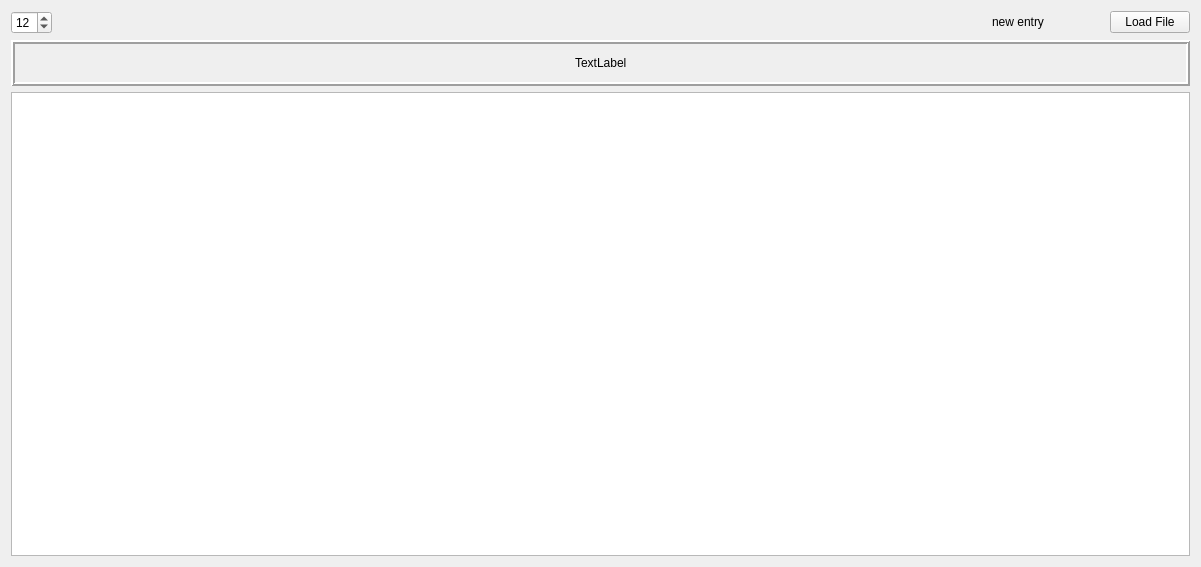
<?xml version="1.0" encoding="UTF-8"?>
<ui version="4.0">
 <class>MakeText</class>
 <widget class="QWidget" name="MakeText">
  <property name="geometry">
   <rect>
    <x>0</x>
    <y>0</y>
    <width>1201</width>
    <height>567</height>
   </rect>
  </property>
  <property name="windowTitle">
   <string>Form</string>
  </property>
  <layout class="QGridLayout" name="gridLayout_2">
   <item row="0" column="0">
    <layout class="QVBoxLayout" name="verticalLayout">
     <item>
      <layout class="QHBoxLayout" name="horizontalLayout_2">
       <item>
        <widget class="QSpinBox" name="chosesize">
         <property name="minimum">
          <number>6</number>
         </property>
         <property name="maximum">
          <number>26</number>
         </property>
         <property name="value">
          <number>12</number>
         </property>
        </widget>
       </item>
       <item>
        <widget class="QPushButton" name="save">
         <property name="toolTip">
          <string>&lt;html&gt;&lt;head/&gt;&lt;body&gt;&lt;p&gt;Save&lt;/p&gt;&lt;/body&gt;&lt;/html&gt;</string>
         </property>
         <property name="text">
          <string/>
         </property>
         <property name="icon">
          <iconset resource="../Ressources.qrc">
           <normaloff>:/Icons/Icons/floppy16.svg</normaloff>:/Icons/Icons/floppy16.svg</iconset>
         </property>
         <property name="flat">
          <bool>true</bool>
         </property>
        </widget>
       </item>
       <item>
        <widget class="QPushButton" name="upload">
         <property name="toolTip">
          <string>&lt;html&gt;&lt;head/&gt;&lt;body&gt;&lt;p&gt;Upload. This wiill save entry into database&lt;/p&gt;&lt;p&gt;In local file mode will save the file&lt;/p&gt;&lt;/body&gt;&lt;/html&gt;</string>
         </property>
         <property name="text">
          <string/>
         </property>
         <property name="icon">
          <iconset resource="../Ressources.qrc">
           <normaloff>:/Icons/Icons/uploadhtml.svg</normaloff>:/Icons/Icons/uploadhtml.svg</iconset>
         </property>
         <property name="flat">
          <bool>true</bool>
         </property>
        </widget>
       </item>
       <item>
        <widget class="QPushButton" name="print">
         <property name="toolTip">
          <string>&lt;html&gt;&lt;head/&gt;&lt;body&gt;&lt;p&gt;Print&lt;/p&gt;&lt;/body&gt;&lt;/html&gt;</string>
         </property>
         <property name="text">
          <string/>
         </property>
         <property name="icon">
          <iconset resource="../Ressources.qrc">
           <normaloff>:/Icons/Icons/printer.svg</normaloff>:/Icons/Icons/printer.svg</iconset>
         </property>
         <property name="flat">
          <bool>true</bool>
         </property>
        </widget>
       </item>
       <item>
        <widget class="QPushButton" name="Export_pdf">
         <property name="toolTip">
          <string>&lt;html&gt;&lt;head/&gt;&lt;body&gt;&lt;p&gt;Exchange pdf&lt;/p&gt;&lt;/body&gt;&lt;/html&gt;</string>
         </property>
         <property name="text">
          <string/>
         </property>
         <property name="icon">
          <iconset resource="../Ressources.qrc">
           <normaloff>:/Icons/Icons/pdf.svg</normaloff>:/Icons/Icons/pdf.svg</iconset>
         </property>
         <property name="flat">
          <bool>true</bool>
         </property>
        </widget>
       </item>
       <item>
        <widget class="QPushButton" name="TextBold">
         <property name="toolTip">
          <string>&lt;html&gt;&lt;head/&gt;&lt;body&gt;&lt;p&gt;Bold Text&lt;/p&gt;&lt;/body&gt;&lt;/html&gt;</string>
         </property>
         <property name="text">
          <string/>
         </property>
         <property name="icon">
          <iconset resource="../Ressources.qrc">
           <normaloff>:/Icons/Icons/text_bold.svg</normaloff>:/Icons/Icons/text_bold.svg</iconset>
         </property>
         <property name="checkable">
          <bool>true</bool>
         </property>
         <property name="flat">
          <bool>true</bool>
         </property>
        </widget>
       </item>
       <item>
        <widget class="QPushButton" name="TeXtItalic">
         <property name="toolTip">
          <string>&lt;html&gt;&lt;head/&gt;&lt;body&gt;&lt;p&gt;Italic Text&lt;/p&gt;&lt;/body&gt;&lt;/html&gt;</string>
         </property>
         <property name="text">
          <string/>
         </property>
         <property name="icon">
          <iconset resource="../Ressources.qrc">
           <normaloff>:/Icons/Icons/text_italic.svg</normaloff>:/Icons/Icons/text_italic.svg</iconset>
         </property>
         <property name="checkable">
          <bool>true</bool>
         </property>
         <property name="flat">
          <bool>true</bool>
         </property>
        </widget>
       </item>
       <item>
        <widget class="QPushButton" name="textunderline">
         <property name="toolTip">
          <string>&lt;html&gt;&lt;head/&gt;&lt;body&gt;&lt;p&gt;Underline Text&lt;/p&gt;&lt;/body&gt;&lt;/html&gt;</string>
         </property>
         <property name="text">
          <string/>
         </property>
         <property name="icon">
          <iconset resource="../Ressources.qrc">
           <normaloff>:/Icons/Icons/text_under.svg</normaloff>:/Icons/Icons/text_under.svg</iconset>
         </property>
         <property name="checkable">
          <bool>true</bool>
         </property>
         <property name="flat">
          <bool>true</bool>
         </property>
        </widget>
       </item>
       <item>
        <widget class="QPushButton" name="textStrike">
         <property name="toolTip">
          <string>&lt;html&gt;&lt;head/&gt;&lt;body&gt;&lt;p&gt;Striked text&lt;/p&gt;&lt;/body&gt;&lt;/html&gt;</string>
         </property>
         <property name="text">
          <string/>
         </property>
         <property name="icon">
          <iconset resource="../Ressources.qrc">
           <normaloff>:/Icons/Icons/text_strike.svg</normaloff>:/Icons/Icons/text_strike.svg</iconset>
         </property>
         <property name="checkable">
          <bool>true</bool>
         </property>
         <property name="flat">
          <bool>true</bool>
         </property>
        </widget>
       </item>
       <item>
        <widget class="QPushButton" name="Textalignleft">
         <property name="toolTip">
          <string>&lt;html&gt;&lt;head/&gt;&lt;body&gt;&lt;p&gt;Left Justified text&lt;/p&gt;&lt;/body&gt;&lt;/html&gt;</string>
         </property>
         <property name="text">
          <string/>
         </property>
         <property name="icon">
          <iconset resource="../Ressources.qrc">
           <normaloff>:/Icons/Icons/text_left.svg</normaloff>:/Icons/Icons/text_left.svg</iconset>
         </property>
         <property name="checkable">
          <bool>true</bool>
         </property>
         <property name="flat">
          <bool>true</bool>
         </property>
        </widget>
       </item>
       <item>
        <widget class="QPushButton" name="textcenter">
         <property name="toolTip">
          <string>&lt;html&gt;&lt;head/&gt;&lt;body&gt;&lt;p&gt;Centered text&lt;/p&gt;&lt;/body&gt;&lt;/html&gt;</string>
         </property>
         <property name="text">
          <string/>
         </property>
         <property name="icon">
          <iconset resource="../Ressources.qrc">
           <normaloff>:/Icons/Icons/text_center.svg</normaloff>:/Icons/Icons/text_center.svg</iconset>
         </property>
         <property name="checkable">
          <bool>true</bool>
         </property>
         <property name="flat">
          <bool>true</bool>
         </property>
        </widget>
       </item>
       <item>
        <widget class="QPushButton" name="textalignright">
         <property name="toolTip">
          <string>&lt;html&gt;&lt;head/&gt;&lt;body&gt;&lt;p&gt;Right justified text&lt;/p&gt;&lt;/body&gt;&lt;/html&gt;</string>
         </property>
         <property name="text">
          <string/>
         </property>
         <property name="icon">
          <iconset resource="../Ressources.qrc">
           <normaloff>:/Icons/Icons/text_right.svg</normaloff>:/Icons/Icons/text_right.svg</iconset>
         </property>
         <property name="checkable">
          <bool>true</bool>
         </property>
         <property name="flat">
          <bool>true</bool>
         </property>
        </widget>
       </item>
       <item>
        <widget class="QPushButton" name="redo">
         <property name="toolTip">
          <string>&lt;html&gt;&lt;head/&gt;&lt;body&gt;&lt;p&gt;Redo&lt;/p&gt;&lt;/body&gt;&lt;/html&gt;</string>
         </property>
         <property name="text">
          <string/>
         </property>
         <property name="icon">
          <iconset resource="../Ressources.qrc">
           <normaloff>:/Icons/Icons/redo11.svg</normaloff>:/Icons/Icons/redo11.svg</iconset>
         </property>
         <property name="flat">
          <bool>true</bool>
         </property>
        </widget>
       </item>
       <item>
        <widget class="QPushButton" name="undo">
         <property name="toolTip">
          <string>&lt;html&gt;&lt;head/&gt;&lt;body&gt;&lt;p&gt;Undo&lt;/p&gt;&lt;/body&gt;&lt;/html&gt;</string>
         </property>
         <property name="text">
          <string/>
         </property>
         <property name="icon">
          <iconset resource="../Ressources.qrc">
           <normaloff>:/Icons/Icons/undo12.svg</normaloff>:/Icons/Icons/undo12.svg</iconset>
         </property>
         <property name="flat">
          <bool>true</bool>
         </property>
        </widget>
       </item>
       <item>
        <widget class="QPushButton" name="TextCut">
         <property name="toolTip">
          <string>&lt;html&gt;&lt;head/&gt;&lt;body&gt;&lt;p&gt;Cuty&lt;/p&gt;&lt;/body&gt;&lt;/html&gt;</string>
         </property>
         <property name="text">
          <string/>
         </property>
         <property name="icon">
          <iconset resource="../Ressources.qrc">
           <normaloff>:/Icons/Icons/editcut.svg</normaloff>:/Icons/Icons/editcut.svg</iconset>
         </property>
         <property name="flat">
          <bool>true</bool>
         </property>
        </widget>
       </item>
       <item>
        <widget class="QPushButton" name="textPaste">
         <property name="toolTip">
          <string>&lt;html&gt;&lt;head/&gt;&lt;body&gt;&lt;p&gt;Copy&lt;/p&gt;&lt;/body&gt;&lt;/html&gt;</string>
         </property>
         <property name="text">
          <string/>
         </property>
         <property name="icon">
          <iconset resource="../Ressources.qrc">
           <normaloff>:/Icons/Icons/editcopy.svg</normaloff>:/Icons/Icons/editcopy.svg</iconset>
         </property>
         <property name="flat">
          <bool>true</bool>
         </property>
        </widget>
       </item>
       <item>
        <widget class="QPushButton" name="InsertPicture">
         <property name="toolTip">
          <string>&lt;html&gt;&lt;head/&gt;&lt;body&gt;&lt;p&gt;Insert Picture&lt;/p&gt;&lt;/body&gt;&lt;/html&gt;</string>
         </property>
         <property name="text">
          <string/>
         </property>
         <property name="icon">
          <iconset resource="../Ressources.qrc">
           <normaloff>:/Icons/Icons/if_hen-01_2140042.svg</normaloff>:/Icons/Icons/if_hen-01_2140042.svg</iconset>
         </property>
         <property name="flat">
          <bool>true</bool>
         </property>
        </widget>
       </item>
       <item>
        <widget class="QPushButton" name="textcolor">
         <property name="toolTip">
          <string>&lt;html&gt;&lt;head/&gt;&lt;body&gt;&lt;p&gt;Color Text&lt;/p&gt;&lt;/body&gt;&lt;/html&gt;</string>
         </property>
         <property name="text">
          <string/>
         </property>
         <property name="icon">
          <iconset resource="../Ressources.qrc">
           <normaloff>:/Icons/Icons/textcolor.svg</normaloff>:/Icons/Icons/textcolor.svg</iconset>
         </property>
         <property name="flat">
          <bool>true</bool>
         </property>
        </widget>
       </item>
       <item>
        <widget class="QPushButton" name="backcolor">
         <property name="toolTip">
          <string>&lt;html&gt;&lt;head/&gt;&lt;body&gt;&lt;p&gt;Color Background&lt;/p&gt;&lt;/body&gt;&lt;/html&gt;</string>
         </property>
         <property name="text">
          <string/>
         </property>
         <property name="icon">
          <iconset resource="../Ressources.qrc">
           <normaloff>:/Icons/Icons/textBcolor.svg</normaloff>:/Icons/Icons/textBcolor.svg</iconset>
         </property>
         <property name="flat">
          <bool>true</bool>
         </property>
        </widget>
       </item>
       <item>
        <widget class="QPushButton" name="presenttime">
         <property name="toolTip">
          <string>this will add the date and present time at cursor position.</string>
         </property>
         <property name="text">
          <string/>
         </property>
         <property name="icon">
          <iconset resource="../Ressources.qrc">
           <normaloff>:/Icons/Icons/wristwatch8.svg</normaloff>:/Icons/Icons/wristwatch8.svg</iconset>
         </property>
         <property name="flat">
          <bool>true</bool>
         </property>
        </widget>
       </item>
       <item>
        <spacer name="horizontalSpacer_4">
         <property name="orientation">
          <enum>Qt::Horizontal</enum>
         </property>
         <property name="sizeHint" stdset="0">
          <size>
           <width>40</width>
           <height>20</height>
          </size>
         </property>
        </spacer>
       </item>
       <item>
        <widget class="QPushButton" name="newentry">
         <property name="text">
          <string>new entry</string>
         </property>
         <property name="icon">
          <iconset resource="../Ressources.qrc">
           <normaloff>:/Icons/Icons/plus7.svg</normaloff>:/Icons/Icons/plus7.svg</iconset>
         </property>
         <property name="flat">
          <bool>true</bool>
         </property>
        </widget>
       </item>
       <item>
        <spacer name="horizontalSpacer_2">
         <property name="orientation">
          <enum>Qt::Horizontal</enum>
         </property>
         <property name="sizeHint" stdset="0">
          <size>
           <width>40</width>
           <height>20</height>
          </size>
         </property>
        </spacer>
       </item>
       <item>
        <widget class="QPushButton" name="loadfile">
         <property name="text">
          <string>Load File</string>
         </property>
         <property name="icon">
          <iconset resource="../Ressources.qrc">
           <normaloff>:/Icons/Icons/folder232.svg</normaloff>:/Icons/Icons/folder232.svg</iconset>
         </property>
        </widget>
       </item>
      </layout>
     </item>
     <item>
      <widget class="QFrame" name="frame">
       <property name="frameShape">
        <enum>QFrame::Box</enum>
       </property>
       <property name="frameShadow">
        <enum>QFrame::Raised</enum>
       </property>
       <property name="lineWidth">
        <number>2</number>
       </property>
       <layout class="QGridLayout" name="gridLayout">
        <item row="0" column="0">
         <layout class="QHBoxLayout" name="horizontalLayout">
          <item>
           <spacer name="horizontalSpacer">
            <property name="orientation">
             <enum>Qt::Horizontal</enum>
            </property>
            <property name="sizeHint" stdset="0">
             <size>
              <width>40</width>
              <height>20</height>
             </size>
            </property>
           </spacer>
          </item>
          <item>
           <widget class="QLabel" name="filename">
            <property name="text">
             <string>TextLabel</string>
            </property>
           </widget>
          </item>
          <item>
           <spacer name="horizontalSpacer_3">
            <property name="orientation">
             <enum>Qt::Horizontal</enum>
            </property>
            <property name="sizeHint" stdset="0">
             <size>
              <width>40</width>
              <height>20</height>
             </size>
            </property>
           </spacer>
          </item>
         </layout>
        </item>
       </layout>
      </widget>
     </item>
     <item>
      <widget class="TextEdit" name="textEdit"/>
     </item>
    </layout>
   </item>
  </layout>
 </widget>
 <customwidgets>
  <customwidget>
   <class>TextEdit</class>
   <extends>QTextEdit</extends>
   <header>Textedit.h</header>
  </customwidget>
 </customwidgets>
 <resources>
  <include location="../Ressources.qrc"/>
 </resources>
 <connections/>
</ui>
